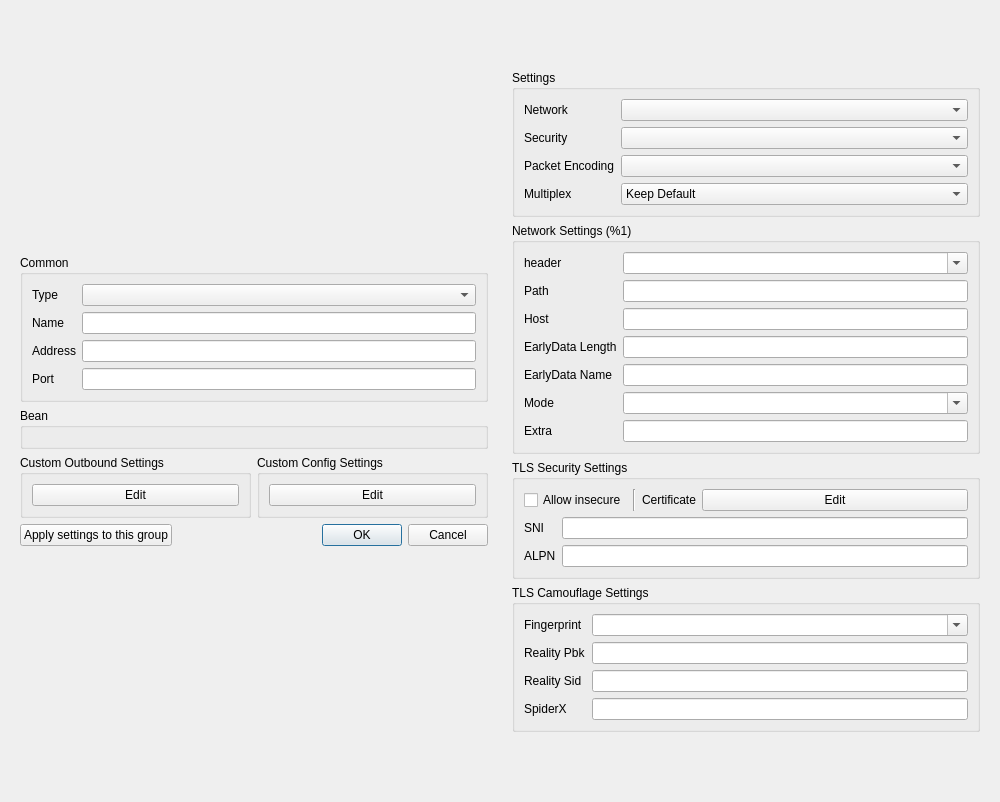
<?xml version="1.0" encoding="UTF-8"?>
<ui version="4.0">
 <class>DialogEditProfile</class>
 <widget class="QDialog" name="DialogEditProfile">
  <property name="geometry">
   <rect>
    <x>0</x>
    <y>0</y>
    <width>1000</width>
    <height>802</height>
   </rect>
  </property>
  <property name="sizePolicy">
   <sizepolicy hsizetype="Preferred" vsizetype="Preferred">
    <horstretch>0</horstretch>
    <verstretch>0</verstretch>
   </sizepolicy>
  </property>
  <property name="windowTitle">
   <string>Edit</string>
  </property>
  <layout class="QHBoxLayout" name="dialog_layout">
   <item>
    <widget class="QWidget" name="left_w" native="true">
     <property name="sizePolicy">
      <sizepolicy hsizetype="Minimum" vsizetype="Maximum">
       <horstretch>0</horstretch>
       <verstretch>0</verstretch>
      </sizepolicy>
     </property>
     <property name="minimumSize">
      <size>
       <width>400</width>
       <height>0</height>
      </size>
     </property>
     <layout class="QVBoxLayout" name="left">
      <property name="sizeConstraint">
       <enum>QLayout::SetDefaultConstraint</enum>
      </property>
      <item>
       <widget class="QGroupBox" name="groupBox">
        <property name="sizePolicy">
         <sizepolicy hsizetype="Preferred" vsizetype="Maximum">
          <horstretch>0</horstretch>
          <verstretch>0</verstretch>
         </sizepolicy>
        </property>
        <property name="title">
         <string>Common</string>
        </property>
        <layout class="QVBoxLayout" name="verticalLayout_3">
         <item>
          <layout class="QGridLayout" name="gridLayout_2">
           <item row="2" column="1">
            <widget class="MyLineEdit" name="address"/>
           </item>
           <item row="1" column="1">
            <widget class="MyLineEdit" name="name"/>
           </item>
           <item row="3" column="1">
            <widget class="QLineEdit" name="port"/>
           </item>
           <item row="0" column="0">
            <widget class="QLabel" name="type_l">
             <property name="text">
              <string>Type</string>
             </property>
            </widget>
           </item>
           <item row="3" column="0">
            <widget class="QLabel" name="port_l">
             <property name="text">
              <string>Port</string>
             </property>
            </widget>
           </item>
           <item row="2" column="0">
            <widget class="QLabel" name="address_l">
             <property name="text">
              <string>Address</string>
             </property>
            </widget>
           </item>
           <item row="1" column="0">
            <widget class="QLabel" name="label">
             <property name="text">
              <string>Name</string>
             </property>
            </widget>
           </item>
           <item row="0" column="1">
            <widget class="QComboBox" name="type"/>
           </item>
          </layout>
         </item>
        </layout>
       </widget>
      </item>
      <item>
       <widget class="QGroupBox" name="bean">
        <property name="sizePolicy">
         <sizepolicy hsizetype="Preferred" vsizetype="Maximum">
          <horstretch>0</horstretch>
          <verstretch>0</verstretch>
         </sizepolicy>
        </property>
        <property name="title">
         <string notr="true">Bean</string>
        </property>
        <layout class="QVBoxLayout" name="verticalLayout_4">
         <item>
          <widget class="QWidget" name="fake" native="true"/>
         </item>
        </layout>
       </widget>
      </item>
      <item>
       <layout class="QHBoxLayout" name="horizontalLayout_2">
        <item>
         <widget class="QGroupBox" name="custom_box">
          <property name="sizePolicy">
           <sizepolicy hsizetype="Preferred" vsizetype="Maximum">
            <horstretch>0</horstretch>
            <verstretch>0</verstretch>
           </sizepolicy>
          </property>
          <property name="title">
           <string>Custom Outbound Settings</string>
          </property>
          <layout class="QVBoxLayout" name="verticalLayout_5">
           <item>
            <widget class="QPushButton" name="custom_outbound_edit">
             <property name="text">
              <string notr="true">Edit</string>
             </property>
            </widget>
           </item>
          </layout>
         </widget>
        </item>
        <item>
         <widget class="QGroupBox" name="custom_global_box">
          <property name="title">
           <string>Custom Config Settings</string>
          </property>
          <layout class="QHBoxLayout" name="horizontalLayout_3">
           <item>
            <widget class="QPushButton" name="custom_config_edit">
             <property name="text">
              <string notr="true">Edit</string>
             </property>
            </widget>
           </item>
          </layout>
         </widget>
        </item>
       </layout>
      </item>
      <item>
       <layout class="QHBoxLayout" name="horizontalLayout_4">
        <item>
         <widget class="QPushButton" name="apply_to_group">
          <property name="text">
           <string>Apply settings to this group</string>
          </property>
         </widget>
        </item>
        <item>
         <widget class="QDialogButtonBox" name="buttonBox">
          <property name="sizePolicy">
           <sizepolicy hsizetype="Expanding" vsizetype="Fixed">
            <horstretch>0</horstretch>
            <verstretch>0</verstretch>
           </sizepolicy>
          </property>
          <property name="orientation">
           <enum>Qt::Horizontal</enum>
          </property>
          <property name="standardButtons">
           <set>QDialogButtonBox::Cancel|QDialogButtonBox::Ok</set>
          </property>
         </widget>
        </item>
       </layout>
      </item>
     </layout>
    </widget>
   </item>
   <item>
    <widget class="QWidget" name="right_all_w" native="true">
     <property name="sizePolicy">
      <sizepolicy hsizetype="Preferred" vsizetype="Maximum">
       <horstretch>0</horstretch>
       <verstretch>0</verstretch>
      </sizepolicy>
     </property>
     <property name="minimumSize">
      <size>
       <width>400</width>
       <height>0</height>
      </size>
     </property>
     <property name="toolTip">
      <string/>
     </property>
     <layout class="QVBoxLayout" name="right_layout">
      <property name="sizeConstraint">
       <enum>QLayout::SetDefaultConstraint</enum>
      </property>
      <item>
       <widget class="QGroupBox" name="stream_box">
        <property name="sizePolicy">
         <sizepolicy hsizetype="Preferred" vsizetype="Maximum">
          <horstretch>0</horstretch>
          <verstretch>0</verstretch>
         </sizepolicy>
        </property>
        <property name="title">
         <string>Settings</string>
        </property>
        <layout class="QVBoxLayout" name="verticalLayout">
         <item>
          <layout class="QGridLayout" name="_2">
           <item row="0" column="1">
            <widget class="QComboBox" name="network">
             <property name="sizePolicy">
              <sizepolicy hsizetype="Expanding" vsizetype="Fixed">
               <horstretch>0</horstretch>
               <verstretch>0</verstretch>
              </sizepolicy>
             </property>
             <item>
              <property name="text">
               <string notr="true"/>
              </property>
             </item>
             <item>
              <property name="text">
               <string notr="true">tcp</string>
              </property>
             </item>
             <item>
              <property name="text">
               <string notr="true">ws</string>
              </property>
             </item>
             <item>
              <property name="text">
               <string notr="true">httpupgrade</string>
              </property>
             </item>
             <item>
              <property name="text">
               <string notr="true">http</string>
              </property>
             </item>
              <item>
               <property name="text">
                <string notr="true">grpc</string>
               </property>
              </item>
              <item>
               <property name="text">
                <string notr="true">xhttp</string>
               </property>
              </item>
              <item>
               <property name="text">
                <string notr="true">quic</string>
               </property>
              </item>
             </widget>
           </item>
           <item row="2" column="1">
            <widget class="QComboBox" name="packet_encoding">
             <item>
              <property name="text">
               <string notr="true"/>
              </property>
             </item>
             <item>
              <property name="text">
               <string notr="true">packetaddr</string>
              </property>
             </item>
             <item>
              <property name="text">
               <string notr="true">xudp</string>
              </property>
             </item>
            </widget>
           </item>
           <item row="0" column="0">
            <widget class="QLabel" name="network_l">
             <property name="toolTip">
              <string>The underlying transport method. It must be consistent with the server, otherwise, the connection cannot be established.</string>
             </property>
             <property name="text">
              <string>Network</string>
             </property>
            </widget>
           </item>
           <item row="1" column="1">
            <widget class="QComboBox" name="security">
             <item>
              <property name="text">
               <string notr="true"/>
              </property>
             </item>
             <item>
              <property name="text">
               <string notr="true">tls</string>
              </property>
             </item>
            </widget>
           </item>
           <item row="1" column="0">
            <widget class="QLabel" name="security_l">
             <property name="toolTip">
              <string>Transport Layer Security. It must be consistent with the server, otherwise, the connection cannot be established.</string>
             </property>
             <property name="text">
              <string>Security</string>
             </property>
            </widget>
           </item>
           <item row="2" column="0">
            <widget class="QLabel" name="packet_encoding_l">
             <property name="toolTip">
              <string>UDP FullCone Packet encoding for implementing features such as UDP FullCone. Server support is required, if the wrong selection is made, the connection cannot be made. Please leave it blank.</string>
             </property>
             <property name="text">
              <string>Packet Encoding</string>
             </property>
            </widget>
           </item>
           <item row="3" column="0">
            <widget class="QLabel" name="multiplex_l">
             <property name="toolTip">
              <string>Server support is required</string>
             </property>
             <property name="text">
              <string>Multiplex</string>
             </property>
            </widget>
           </item>
           <item row="3" column="1">
            <widget class="QComboBox" name="multiplex">
             <item>
              <property name="text">
               <string>Keep Default</string>
              </property>
             </item>
             <item>
              <property name="text">
               <string>On</string>
              </property>
             </item>
             <item>
              <property name="text">
               <string>Off</string>
              </property>
             </item>
            </widget>
           </item>
          </layout>
         </item>
        </layout>
       </widget>
      </item>
      <item>
       <widget class="QGroupBox" name="network_box">
        <property name="sizePolicy">
         <sizepolicy hsizetype="Preferred" vsizetype="Maximum">
          <horstretch>0</horstretch>
          <verstretch>0</verstretch>
         </sizepolicy>
        </property>
        <property name="title">
         <string>Network Settings (%1)</string>
        </property>
        <layout class="QGridLayout" name="gridLayout">
         <item row="1" column="0">
          <widget class="QLabel" name="path_l">
           <property name="toolTip">
            <string notr="true">http path (ws/http/伪装http)
serviceName (gRPC)
key (QUIC)</string>
           </property>
           <property name="text">
            <string notr="true">Path</string>
           </property>
          </widget>
         </item>
         <item row="2" column="1">
          <widget class="MyLineEdit" name="host"/>
         </item>
         <item row="2" column="0">
          <widget class="QLabel" name="host_l">
           <property name="toolTip">
            <string notr="true">http host (ws/http/伪装http)
security (QUIC)</string>
           </property>
           <property name="text">
            <string notr="true">Host</string>
           </property>
          </widget>
         </item>
         <item row="0" column="0">
          <widget class="QLabel" name="header_type_l">
           <property name="sizePolicy">
            <sizepolicy hsizetype="Maximum" vsizetype="Preferred">
             <horstretch>0</horstretch>
             <verstretch>0</verstretch>
            </sizepolicy>
           </property>
           <property name="toolTip">
            <string notr="true">伪装头部类型 (tcp/quic)</string>
           </property>
           <property name="text">
            <string notr="true">header</string>
           </property>
          </widget>
         </item>
         <item row="1" column="1">
          <widget class="MyLineEdit" name="path"/>
         </item>
         <item row="0" column="1">
          <widget class="QComboBox" name="header_type">
           <property name="sizePolicy">
            <sizepolicy hsizetype="Minimum" vsizetype="Fixed">
             <horstretch>0</horstretch>
             <verstretch>0</verstretch>
            </sizepolicy>
           </property>
           <property name="editable">
            <bool>true</bool>
           </property>
           <item>
            <property name="text">
             <string notr="true"/>
            </property>
           </item>
           <item>
            <property name="text">
             <string notr="true">http</string>
            </property>
           </item>
          </widget>
         </item>
         <item row="3" column="1">
          <widget class="MyLineEdit" name="ws_early_data_length"/>
         </item>
         <item row="3" column="0">
          <widget class="QLabel" name="ws_early_data_length_l">
           <property name="text">
            <string notr="true">EarlyData Length</string>
           </property>
          </widget>
         </item>
         <item row="4" column="1">
          <widget class="MyLineEdit" name="ws_early_data_name"/>
         </item>
          <item row="4" column="0">
           <widget class="QLabel" name="ws_early_data_name_l">
            <property name="text">
             <string notr="true">EarlyData Name</string>
            </property>
           </widget>
          </item>
          <item row="5" column="0">
           <widget class="QLabel" name="xhttp_mode_l">
            <property name="toolTip">
             <string notr="true">XHTTP mode (auto/packet-up/stream-up/stream-one)</string>
            </property>
            <property name="text">
             <string notr="true">Mode</string>
            </property>
           </widget>
          </item>
          <item row="5" column="1">
           <widget class="QComboBox" name="xhttp_mode">
            <property name="editable">
             <bool>true</bool>
            </property>
            <property name="insertPolicy">
             <enum>QComboBox::NoInsert</enum>
            </property>
            <item>
             <property name="text">
              <string notr="true"/>
             </property>
            </item>
            <item>
             <property name="text">
              <string notr="true">auto</string>
             </property>
            </item>
            <item>
             <property name="text">
              <string notr="true">packet-up</string>
             </property>
            </item>
            <item>
             <property name="text">
              <string notr="true">stream-up</string>
             </property>
            </item>
            <item>
             <property name="text">
              <string notr="true">stream-one</string>
             </property>
            </item>
           </widget>
          </item>
          <item row="6" column="0">
           <widget class="QLabel" name="xhttp_extra_l">
            <property name="toolTip">
             <string notr="true">XHTTP extra raw JSON, format: { XHTTPObject }</string>
            </property>
            <property name="text">
             <string notr="true">Extra</string>
            </property>
           </widget>
          </item>
          <item row="6" column="1">
           <widget class="MyLineEdit" name="xhttp_extra"/>
          </item>
         </layout>
       </widget>
      </item>
      <item>
       <widget class="QGroupBox" name="security_box">
        <property name="sizePolicy">
         <sizepolicy hsizetype="Preferred" vsizetype="Maximum">
          <horstretch>0</horstretch>
          <verstretch>0</verstretch>
         </sizepolicy>
        </property>
        <property name="title">
         <string>TLS Security Settings</string>
        </property>
        <layout class="QVBoxLayout" name="verticalLayout_2">
         <item>
          <layout class="QHBoxLayout" name="horizontalLayout">
           <item>
            <widget class="QCheckBox" name="insecure">
             <property name="sizePolicy">
              <sizepolicy hsizetype="Maximum" vsizetype="Fixed">
               <horstretch>0</horstretch>
               <verstretch>0</verstretch>
              </sizepolicy>
             </property>
             <property name="toolTip">
              <string>When enabled, V2Ray will not check the validity of the TLS certificate provided by the remote host (the security is equivalent to plaintext)</string>
             </property>
             <property name="text">
              <string>Allow insecure</string>
             </property>
            </widget>
           </item>
           <item>
            <widget class="Line" name="line">
             <property name="orientation">
              <enum>Qt::Vertical</enum>
             </property>
            </widget>
           </item>
           <item>
            <widget class="QLabel" name="label_6">
             <property name="sizePolicy">
              <sizepolicy hsizetype="Maximum" vsizetype="Preferred">
               <horstretch>0</horstretch>
               <verstretch>0</verstretch>
              </sizepolicy>
             </property>
             <property name="toolTip">
              <string notr="true"/>
             </property>
             <property name="text">
              <string>Certificate</string>
             </property>
            </widget>
           </item>
           <item>
            <widget class="QPushButton" name="certificate_edit">
             <property name="text">
              <string notr="true">Edit</string>
             </property>
            </widget>
           </item>
          </layout>
         </item>
         <item>
          <layout class="QGridLayout" name="_3">
           <item row="0" column="1">
            <widget class="MyLineEdit" name="sni"/>
           </item>
           <item row="0" column="0">
            <widget class="QLabel" name="label_5">
             <property name="toolTip">
              <string>Server name indication, clear text.</string>
             </property>
             <property name="text">
              <string notr="true">SNI</string>
             </property>
            </widget>
           </item>
           <item row="1" column="0">
            <widget class="QLabel" name="label_8">
             <property name="toolTip">
              <string>Application layer protocol negotiation, clear text. Please separate them with commas.</string>
             </property>
             <property name="text">
              <string notr="true">ALPN</string>
             </property>
            </widget>
           </item>
           <item row="1" column="1">
            <widget class="MyLineEdit" name="alpn"/>
           </item>
          </layout>
         </item>
        </layout>
       </widget>
      </item>
      <item>
       <widget class="QGroupBox" name="tls_camouflage_box">
        <property name="title">
         <string>TLS Camouflage Settings</string>
        </property>
        <layout class="QGridLayout" name="gridLayout_3">
         <item row="0" column="1">
          <widget class="QComboBox" name="utlsFingerprint">
           <property name="editable">
            <bool>true</bool>
           </property>
          </widget>
         </item>
         <item row="0" column="0">
          <widget class="QLabel" name="label_2">
           <property name="sizePolicy">
            <sizepolicy hsizetype="Maximum" vsizetype="Preferred">
             <horstretch>0</horstretch>
             <verstretch>0</verstretch>
            </sizepolicy>
           </property>
           <property name="text">
            <string notr="true">Fingerprint</string>
           </property>
          </widget>
         </item>
         <item row="1" column="0">
          <widget class="QLabel" name="reality_pbk_l">
           <property name="toolTip">
            <string>Reality public key. If not empty, turn TLS into REALITY.</string>
           </property>
           <property name="text">
            <string notr="true">Reality Pbk</string>
           </property>
          </widget>
         </item>
         <item row="2" column="0">
          <widget class="QLabel" name="reality_sid_l">
           <property name="toolTip">
            <string>Reality short id. Accept only one value.</string>
           </property>
           <property name="text">
            <string notr="true">Reality Sid</string>
           </property>
          </widget>
         </item>
         <item row="2" column="1">
          <widget class="MyLineEdit" name="reality_sid"/>
         </item>
         <item row="1" column="1">
          <widget class="MyLineEdit" name="reality_pbk"/>
         </item>
         <item row="3" column="0">
          <widget class="QLabel" name="reality_spx_l">
           <property name="toolTip">
            <string notr="true"/>
           </property>
           <property name="text">
            <string notr="true">SpiderX</string>
           </property>
          </widget>
         </item>
         <item row="3" column="1">
          <widget class="MyLineEdit" name="reality_spx"/>
         </item>
        </layout>
       </widget>
      </item>
     </layout>
    </widget>
   </item>
  </layout>
 </widget>
 <customwidgets>
  <customwidget>
   <class>MyLineEdit</class>
   <extends>QLineEdit</extends>
   <header>ui/widget/MyLineEdit.h</header>
  </customwidget>
 </customwidgets>
 <tabstops>
  <tabstop>type</tabstop>
  <tabstop>name</tabstop>
  <tabstop>address</tabstop>
  <tabstop>port</tabstop>
  <tabstop>custom_outbound_edit</tabstop>
  <tabstop>custom_config_edit</tabstop>
  <tabstop>apply_to_group</tabstop>
  <tabstop>network</tabstop>
  <tabstop>security</tabstop>
  <tabstop>packet_encoding</tabstop>
  <tabstop>multiplex</tabstop>
  <tabstop>header_type</tabstop>
  <tabstop>path</tabstop>
  <tabstop>host</tabstop>
  <tabstop>ws_early_data_length</tabstop>
  <tabstop>ws_early_data_name</tabstop>
  <tabstop>insecure</tabstop>
  <tabstop>certificate_edit</tabstop>
  <tabstop>sni</tabstop>
  <tabstop>alpn</tabstop>
  <tabstop>utlsFingerprint</tabstop>
  <tabstop>reality_pbk</tabstop>
  <tabstop>reality_sid</tabstop>
 </tabstops>
 <resources/>
 <connections>
  <connection>
   <sender>buttonBox</sender>
   <signal>accepted()</signal>
   <receiver>DialogEditProfile</receiver>
   <slot>accept()</slot>
   <hints>
    <hint type="sourcelabel">
     <x>151</x>
     <y>500</y>
    </hint>
    <hint type="destinationlabel">
     <x>299</x>
     <y>299</y>
    </hint>
   </hints>
  </connection>
  <connection>
   <sender>buttonBox</sender>
   <signal>rejected()</signal>
   <receiver>DialogEditProfile</receiver>
   <slot>reject()</slot>
   <hints>
    <hint type="sourcelabel">
     <x>151</x>
     <y>500</y>
    </hint>
    <hint type="destinationlabel">
     <x>299</x>
     <y>299</y>
    </hint>
   </hints>
  </connection>
 </connections>
</ui>
